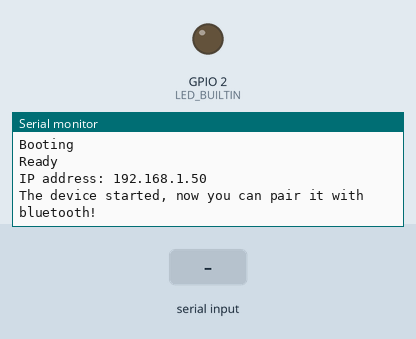
The sketch below on a simulated ESP32. On the bench: output pins drawn as LEDs (lit = HIGH), the last lines printed to the serial monitor. Inputs (shaded band) come from the test bench. WiFi joins after 1.5 s; servers stay silent unless stated; nothing arrives over Bluetooth unless stated; not simulated (calls return 0 or success): Passwords.h.

Above: at 2.7 s.
2.8 s: "myesp32\n" received over the second serial link
At 3.2 s:
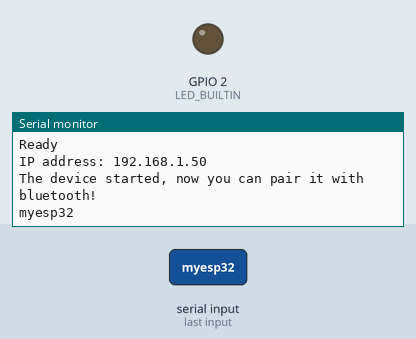
4.3 s: "1" received over the second serial link
At 5.0 s:
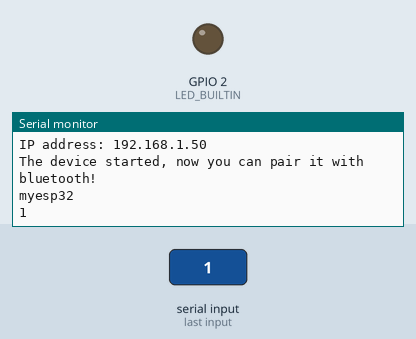

The sketch:

esp32_ota_bluetooth.ino
```cpp
#define DEBUG

#include <WiFi.h>
#include <ESPmDNS.h>
#include <WiFiUdp.h>
#include <ArduinoOTA.h>
#include "BluetoothSerial.h"
#include "Passwords.h"

#if !defined(CONFIG_BT_ENABLED) || !defined(CONFIG_BLUEDROID_ENABLED)
#error Bluetooth is not enabled! Please run `make menuconfig` to and enable it
#endif

#define LED_BUILTIN 2

const char* ssid;
const char* password;

BluetoothSerial SerialBT;

void setup()
{
  ssid = current_ssid;
  password = current_password;
  Serial.begin(115200);
  Serial.println("Booting");
  WiFi.mode(WIFI_STA);
  WiFi.begin(ssid, password);

  while (WiFi.waitForConnectResult() != WL_CONNECTED)
    {
    Serial.println("Connection Failed! Rebooting...");
    delay(5000);
    ESP.restart();
    }

  // Port defaults to 3232
  // ArduinoOTA.setPort(3232);

  // Hostname defaults to esp3232-[MAC]
  // ArduinoOTA.setHostname("myesp32");

  // No authentication by default
  // ArduinoOTA.setPassword("admin");

  // Password can be set with it's md5 value as well
  // MD5(admin) = 21232f297a57a5a743894a0e4a801fc3
  // ArduinoOTA.setPasswordHash("21232f297a57a5a743894a0e4a801fc3");

  ArduinoOTA
    .onStart([]() {
      String type;
      if (ArduinoOTA.getCommand() == U_FLASH)
        type = "sketch";
      else // U_SPIFFS
        type = "filesystem";

      // NOTE: if updating SPIFFS this would be the place to unmount SPIFFS using SPIFFS.end()
      Serial.println("Start updating " + type);
    })
    .onEnd([]() {
      Serial.println("\nEnd");
    })
    .onProgress([](unsigned int progress, unsigned int total) {
      Serial.printf("Progress: %u%%\r", (progress / (total / 100)));
    })
    .onError([](ota_error_t error) {
      Serial.printf("Error[%u]: ", error);
      if (error == OTA_AUTH_ERROR) Serial.println("Auth Failed");
      else if (error == OTA_BEGIN_ERROR) Serial.println("Begin Failed");
      else if (error == OTA_CONNECT_ERROR) Serial.println("Connect Failed");
      else if (error == OTA_RECEIVE_ERROR) Serial.println("Receive Failed");
      else if (error == OTA_END_ERROR) Serial.println("End Failed");
    });

  ArduinoOTA.begin();

  Serial.println("Ready");
  Serial.print("IP address: ");
  Serial.println(WiFi.localIP());
  SerialBT.begin("ESP32test"); //Bluetooth device name
  Serial.println("The device started, now you can pair it with bluetooth!");

  pinMode(LED_BUILTIN, OUTPUT);
}

void loop() {
  ArduinoOTA.handle();

  char* bluetoothInput; // max length of message - 50
  bluetoothInput = ReadBluetooth();

  if (bluetoothInput != NULL)
  {
    Serial.println(bluetoothInput);
  }

//  if (SerialBT.available())
//  {
//    byteRead = SerialBT.read();
//    delay(20);
//  }
//
//  if (byteRead == 48)
//  {
//    digitalWrite(LED_BUILTIN, LOW);
//    Serial.println("0");
//  }
//  else if (byteRead == 49)
//  {
//    digitalWrite(LED_BUILTIN, HIGH);
//    Serial.println("1");
//  }
//  else if (byteRead == 50)
//  {
//    #ifdef DEBUG
//    Serial.println(ESP.getFreeHeap());
//    #endif
//
//    uint32_t num = ESP.getFreeHeap();
//    char cstr[16];
//    itoa(num, cstr, 10);
//
//    char outputchar;
//
//    for (byte i = 0; i < strlen(cstr); i++)
//    {
//       outputchar = cstr[i];
//       SerialBT.write(outputchar);
//    }
//  }
}
```

bluetoothInOut.ino
```cpp
char* ReadBluetooth()
{
  static char str[51]; // For strings of max length=20

  if (!SerialBT.available())
  {
    return NULL;
  }

  memset(str,0,sizeof(str)); // clear str
  byte count=0;

  while (SerialBT.available())
  {
    char c=SerialBT.read();

    if (c>=32 && count < sizeof(str)-1)
    {
      str[count]=c;
      count++;
    }

    delay(2);
  }

  str[count]='\0'; // make it a zero terminated string
  return str;
}

void WriteBluetooth(char* message)
{
}
```

executeCommands.ino
```cpp
void ExecuteCommand(char*)
{

}
```

Measured:
- after the input at 2.8 s, the serial monitor: prints a new line at once (image 1)
- after the input at 4.3 s, the serial monitor: prints a new line at once (image 2)
